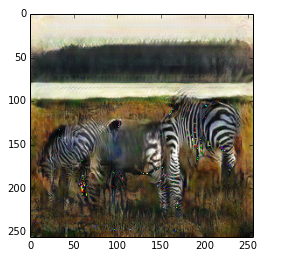
#> input picture png/AB_1.png, 285 x 262 px; its folder holds 2 pictures in this run
$ python build_dataset.py png png/AB_2.png out.png out.png
#> lines starting #> are read from the running program, lines starting #| are printed output that depends on the picture
import os
import sys
import numpy as np
from PIL import Image, ImageOps

def _image_preprocessing(filename, xsize, ysize):
    im = Image.open(filename)

    if im.mode != 'RGB':
        print('Mode: ', im.mode)
        tmp = im.convert('RGB')
        im.close()
        im = tmp

    downsampled_im = ImageOps.fit(im, (xsize, ysize), method=Image.LANCZOS)
    norm_im = np.array(downsampled_im, dtype=np.float32)

    downsampled_im.close()
    im.close()
    return norm_im

if __name__ == '__main__':
    pathA = sys.argv[1]
    pathB = sys.argv[2]
    namesA = []
    namesB = []

    for name in os.listdir(pathA):
        namesA.append(os.path.join(pathA, name))
#> pass 2 of the loop `for name in os.listdir(pathA):`:
#> pass 3 of the loop `for name in os.listdir(pathA):`:

    for name in os.listdir(pathB):
        namesB.append(os.path.join(pathB, name))

    dataset_A = np.zeros((len(namesA), 256, 256, 3))
    dataset_B = np.zeros((len(namesB), 256, 256, 3))

    for i in range(len(namesA)):
        dataset_A[i] = _image_preprocessing(namesA[i], 256, 256)
#> in _image_preprocessing, im is the input picture: PIL image 285x262 RGBA; mean R, G, B, A 150.4, 146.6, 135.4, 255
#| Mode:  RGBA
#> in _image_preprocessing, `downsampled_im = ImageOps.fit(im, (xsize, ysize), method=Image.LANCZOS)`:
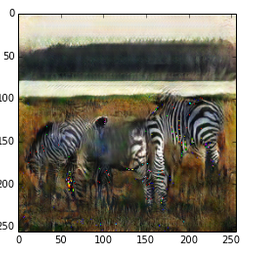
#> downsampled_im: PIL image 256x256 RGB; mean R, G, B 140.9, 136.8, 124.7
        print(namesA[i])
#> pass 2 of the loop `for i in range(len(namesA)):`:
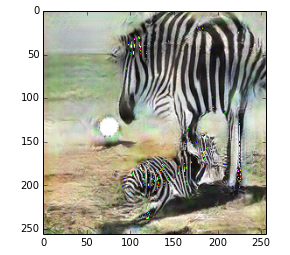
#> input picture png/AB_2.png, 290 x 255 px
#> in _image_preprocessing, im is the input picture: PIL image 290x255 RGBA; mean R, G, B, A 178.9, 178.3, 167.2, 255
#| Mode:  RGBA
#> tmp: PIL image 290x255 RGB
#> in _image_preprocessing (call 2), `downsampled_im = ImageOps.fit(im, (xsize, ysize), method=Image.LANCZOS)`:
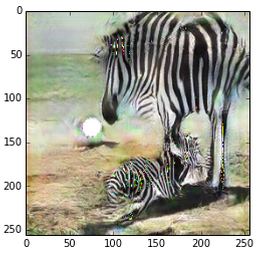
#> downsampled_im: PIL image 256x256 RGB; mean R, G, B 168.1, 167.3, 154.8
#> pass 3 of the loop `for i in range(len(namesA)):`:
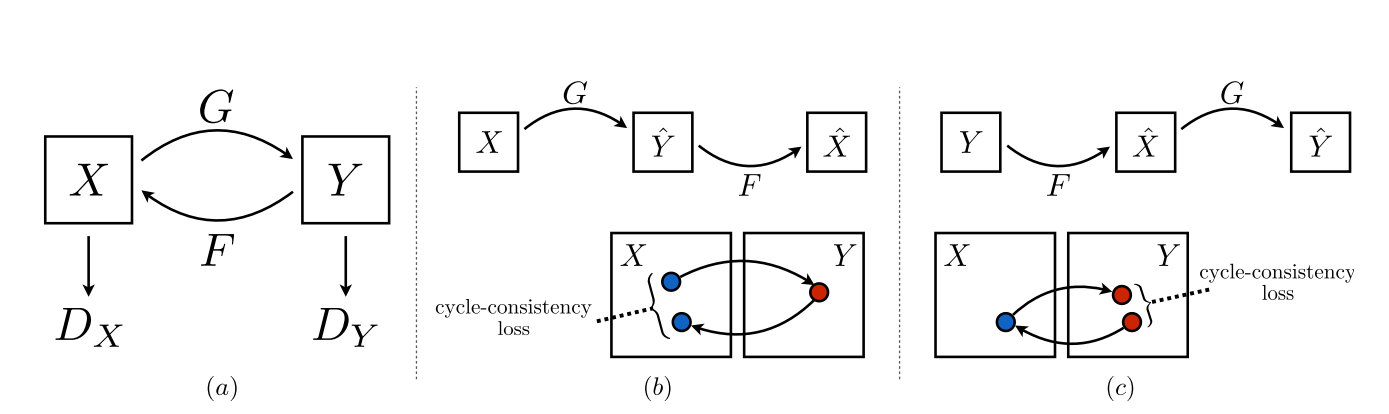
#> input picture png/cyclegan.png, 1389 x 414 px
#> in _image_preprocessing, im is the input picture: PIL image 1389x414 RGBA; mean R, G, B, A 245.5, 245.4, 245.5, 255
#| Mode:  RGBA
#> tmp: PIL image 1389x414 RGB
#> in _image_preprocessing (call 3), `downsampled_im = ImageOps.fit(im, (xsize, ysize), method=Image.LANCZOS)`:
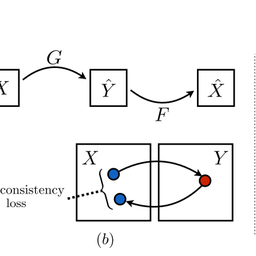
#> downsampled_im: PIL image 256x256 RGB; mean R, G, B 242.8, 242.8, 243

    for i in range(len(namesB)):
        dataset_B[i] = _image_preprocessing(namesB[i], 256, 256)
#| Mode:  RGBA
        print(namesB[i])

    np.save('dataset_%s.npy' % sys.argv[3], dataset_A)
    np.save('dataset_%s.npy' % sys.argv[4], dataset_B)
